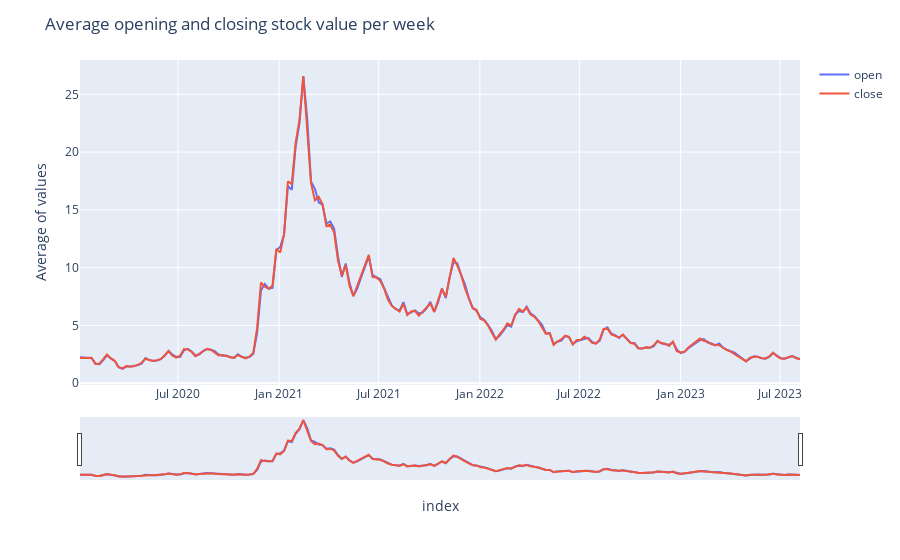

The notebook cell this image was saved under:
### Markdown cell above
### Weekly trend

### Code cell
df_clean_weekly = df_clean_2020.resample('W').mean()

# add lines for each column
fig = px.line(df_clean_weekly, 
              x=df_clean_weekly.index, 
              y=df_clean_weekly[['open','close']].columns)

# axis labels and title
fig.update_layout(
    yaxis_title="Average of values", 
    legend_title="", 
    title="Average opening and closing stock value per week"
)

# activate slider
fig.update_xaxes(rangeslider_visible=True)

fig.show()

### Figure 1 — Plotly figure (JSON) as saved in the notebook; plotly's stock layout.template omitted (floating-point values rounded to 4 significant figures; data arrays with more than 128 entries replaced by an {"elided": "..."} marker saying what was removed)
{"data": [{"hovertemplate": "variable=open<br>index=%{x}<br>value=%{y}<extra></extra>", "legendgroup": "open", "line": {"color": "#636efa", "dash": "solid"}, "marker": {"symbol": "circle"}, "mode": "lines", "name": "open", "orientation": "v", "showlegend": true, "type": "scatter", "x": {"elided": "188 str values"}, "xaxis": "x", "y": {"elided": "188 float values"}, "yaxis": "y"}, {"hovertemplate": "variable=close<br>index=%{x}<br>value=%{y}<extra></extra>", "legendgroup": "close", "line": {"color": "#EF553B", "dash": "solid"}, "marker": {"symbol": "circle"}, "mode": "lines", "name": "close", "orientation": "v", "showlegend": true, "type": "scatter", "x": {"elided": "188 str values"}, "xaxis": "x", "y": {"elided": "188 float values"}, "yaxis": "y"}], "layout": {"legend": {"title": {"text": ""}, "tracegroupgap": 0}, "margin": {"t": 60}, "title": {"text": "Average opening and closing stock value per week"}, "xaxis": {"anchor": "y", "domain": [0, 1], "rangeslider": {"visible": true}, "title": {"text": "index"}}, "yaxis": {"anchor": "x", "domain": [0, 1], "title": {"text": "Average of values"}}}}
